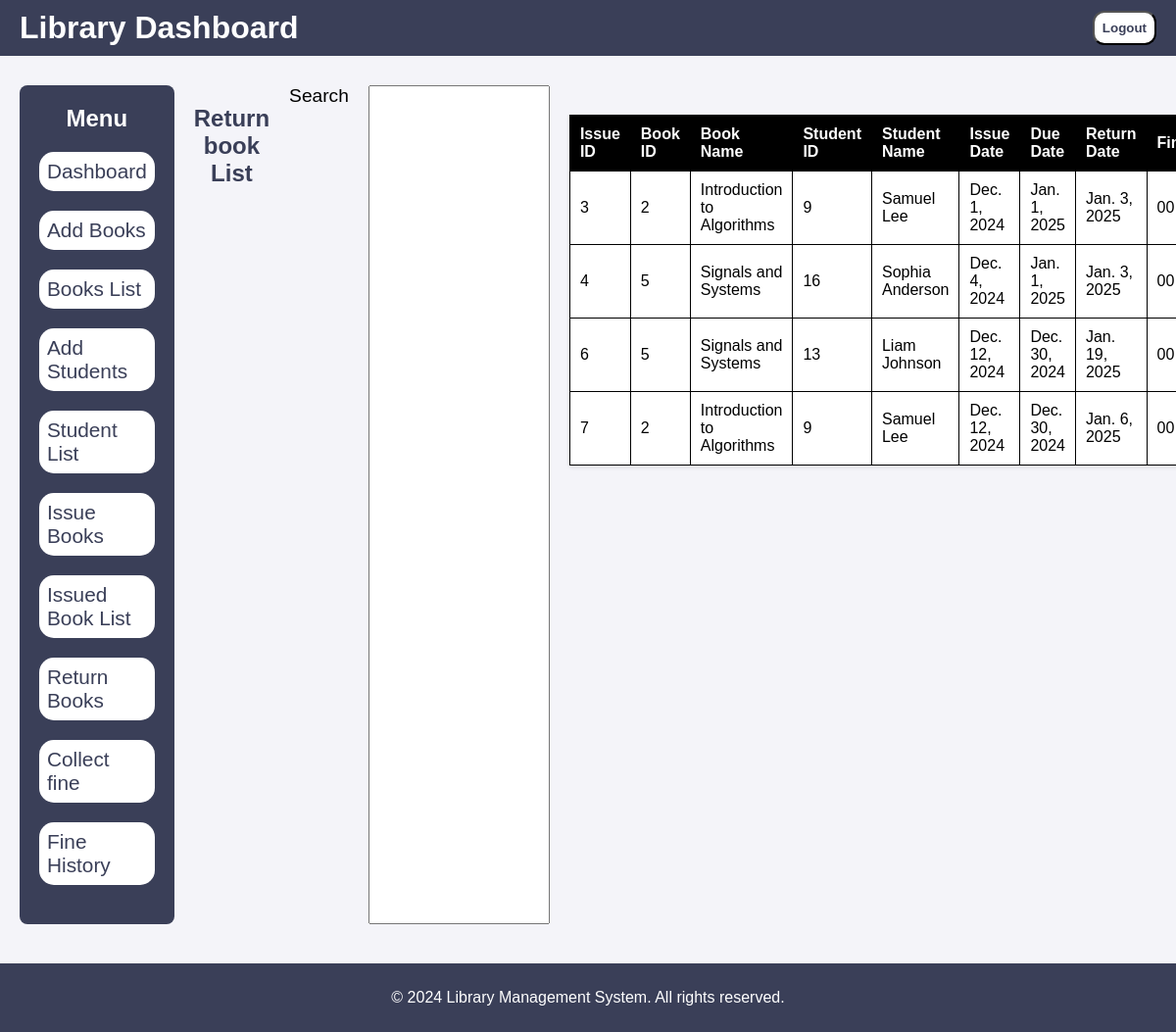
Page /return_table on the earlier database version.
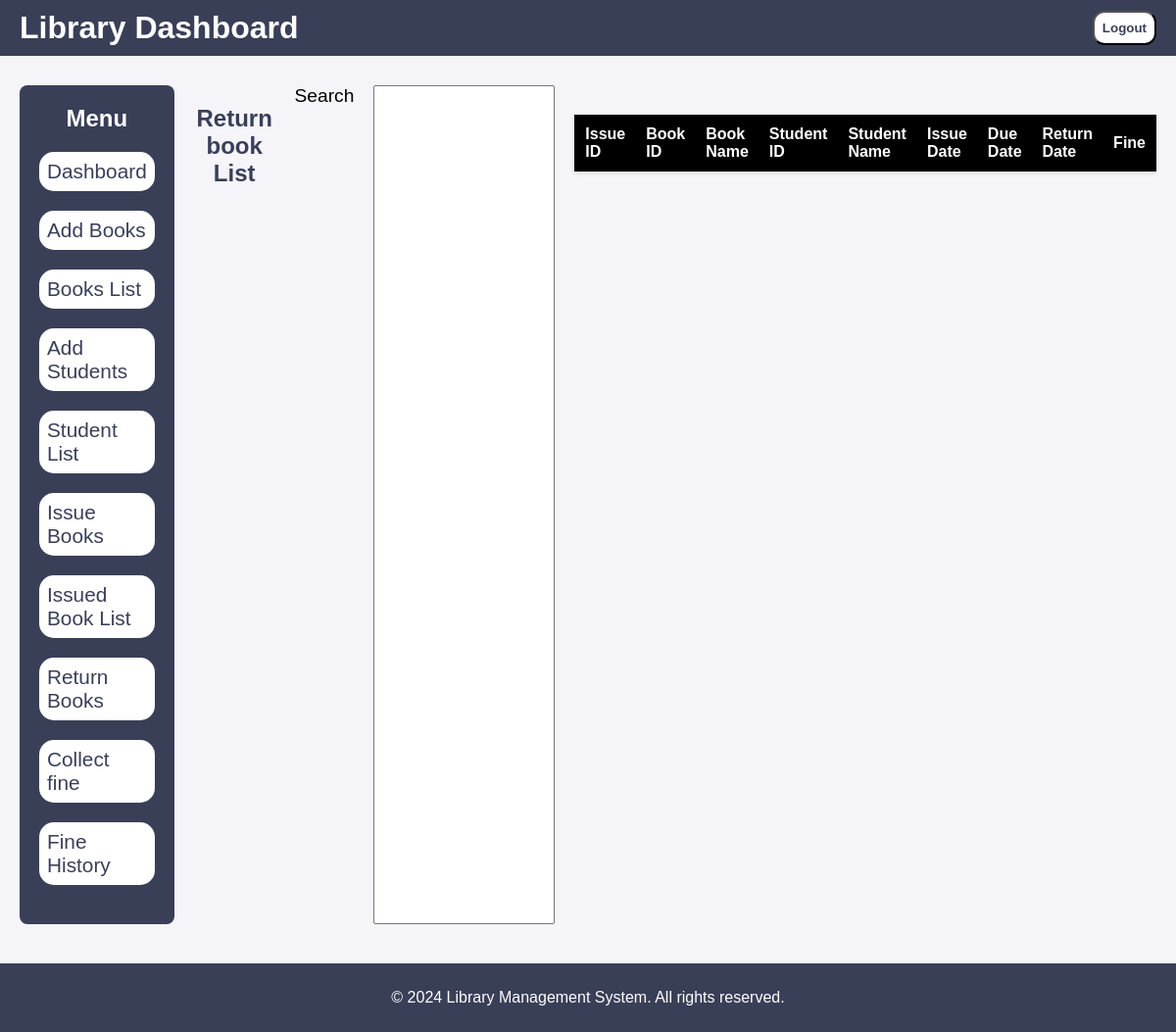
Same page on the later database version.
### LibraryApp/models.py (models this page shows, shortened)
class BookIssue(models.Model):
    ISSUE_STATUS_CHOICES = [
        ('issued', 'Issued'),
        ('returned', 'Returned'),
        ('overdue', 'Overdue'),
        ('lost' , 'Lost')
    ]
    book = models.ForeignKey(Book, on_delete=models.CASCADE)
    student = models.ForeignKey(Student, on_delete=models.CASCADE)
    issue_date = models.DateField()
    due_date = models.DateField()
    return_date = models.DateField(null=True, blank=True)
    status = models.CharField(max_length=10, choices=ISSUE_STATUS_CHOICES, default='issued')
    created_at = models.DateTimeField(auto_now_add=True)
    updated_at = models.DateTimeField(auto_now=True)

class Book(models.Model):
    title = models.CharField(max_length=200)
    author = models.CharField(max_length=200)
    quantity = models.IntegerField(default=1)
    available_quantity = models.IntegerField(default=1)
    category = models.CharField(max_length=150)
    publication_year = models.IntegerField()
    created_at = models.DateTimeField(auto_now_add=True)
    updated_at = models.DateTimeField(auto_now=True)

class Student(models.Model):
    name = models.CharField(max_length=100)
    email = models.EmailField(unique=True)
    department = models.CharField(max_length=100)
    phone = models.IntegerField(max_length=15)
    created_at = models.DateTimeField(auto_now_add=True , editable=False)
    updated_at = models.DateTimeField(auto_now=True)

### LibraryApp/views.py (the view)
# urls.py: path('return_table' , views.return_table , name = 'return_table'),
def return_table(request):
    issue_data = BookIssue.objects.filter(return_date__isnull = False)
    return render(request , 'return_table.html' , {'issue_data' : issue_data})

### templates/return_table.html
{% extends 'base.html' %}
{% load static %}
    {% block content %}
    <h2> Return book List </h2>
        <label style="color: black;">Search</label>
        <input type="text">
    <div class="table-container">
        <table>
            <thead>
                <tr>
                    <th>Issue ID</th>
                    <th>Book ID</th>
                    <th>Book Name</th>
                    <th>Student ID</th>
                    <th>Student Name</th>
                    <th>Issue Date</th>
                    <th>Due Date</th>
                    <th>Return Date</th>
                    <th>Fine</th>
                </tr>
            </thead>
            <tbody>
                {% for data in issue_data %}
                <tr>
                    <td>{{data.id}}</td>
                    <td>{{data.book.id}}</td>
                    <td>{{data.book.title}}</td>
                    <td>{{data.student.id}}</td>
                    <td>{{data.student.name}}</td>
                    <td>{{data.issue_date}}</td>
                    <td>{{data.due_date}}</td>
                    <td>{{data.return_date}}</td>
                    <td>00</td>
                </tr>
                {% endfor %}
            </tbody>
        </table>
    </div>
    {% endblock %}

Differences in the rows shown:
removed BookIssue: id "3", book.id "2", book "Introduction to Algorithms", student.id "9", student.name "Samuel Lee", issue_date "Dec. 1, 2024", due_date "Jan. 1, 2025", return_date "Jan. 3, 2025"
removed BookIssue: id "4", book.id "5", book "Signals and Systems", student.id "16", student.name "Sophia Anderson", issue_date "Dec. 4, 2024", due_date "Jan. 1, 2025", return_date "Jan. 3, 2025"
removed BookIssue: id "6", book.id "5", book "Signals and Systems", student.id "13", student.name "Liam Johnson", issue_date "Dec. 12, 2024", due_date "Dec. 30, 2024", return_date "Jan. 19, 2025"
removed BookIssue: id "7", book.id "2", book "Introduction to Algorithms", student.id "9", student.name "Samuel Lee", issue_date "Dec. 12, 2024", due_date "Dec. 30, 2024", return_date "Jan. 6, 2025"
